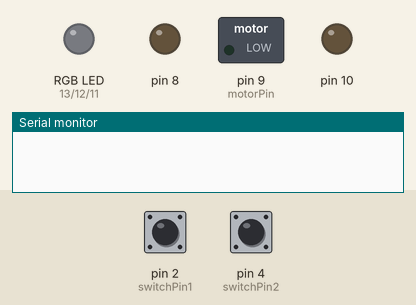
This sketch was run on a simulated Arduino Uno, built with avr-gcc and run on an emulated ATmega328P. Parts: switched loads named in the sketch (green lamp = pin HIGH), an RGB LED mixed from three pins (HIGH = lit), output pins drawn as LEDs (lit = HIGH), the last lines printed to the serial monitor. The test bench sets the inputs (shaded band); at power-on: pin 2 (switchPin1) LOW, pin 4 (switchPin2) LOW.

Above: at 1.2 s.
1.3 s: pin 2 (switchPin1) pulled HIGH for 3.2 s
At 2.1 s:
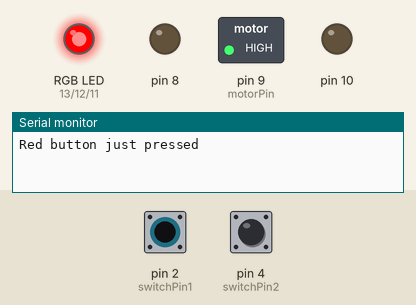
6.8 s: pin 4 (switchPin2) pulled HIGH for 0.15 s
At 7.5 s:
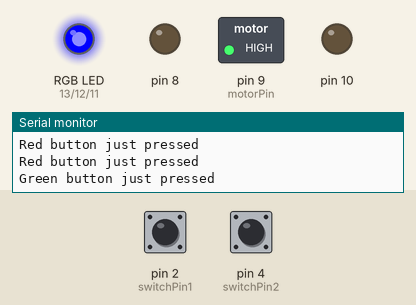
9.3 s: pin 4 (switchPin2) pulled HIGH for 3.2 s
At 13.7 s:
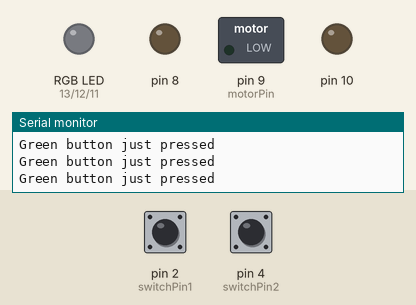
14.8 s: pin 2 (switchPin1) driven HIGH and pin 4 (switchPin2) driven HIGH
At 15.6 s:
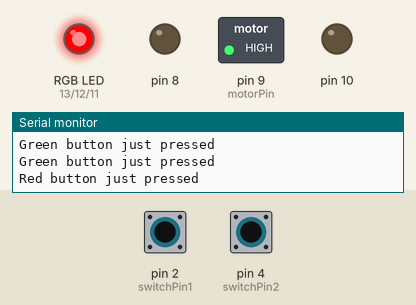
17.8 s: pin 2 (switchPin1) driven LOW
At 18.3 s:
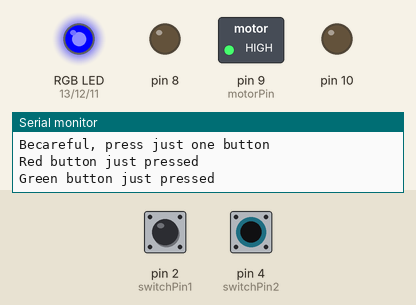
Timing chart, 0 to 20.3 s (numbered marks = the images above; inputs shaded):
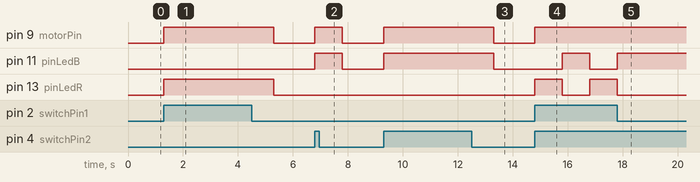

The sketch:

code_with_2_buttons_and_led_RGB.ino
```cpp
const int switchPin1 = 2;
const int switchPin2 = 4;
const int motorPin = 9;
int switchState1 = 0;
int switchState2 = 0;
int pinLedR=13; //LED RED
int pinLedG=12; //LED BLUE
int pinLedB=11; //LED GREEN
int motorDirection = 0;
int pause = 1000;
void setup() {
  Serial.begin (9600);// inicializa el puerto seria a 9600 baudios
  pinMode(motorPin, OUTPUT);
  pinMode(10,OUTPUT);
  pinMode(8,OUTPUT);
  pinMode(switchPin1, INPUT);
  pinMode(switchPin2, INPUT);
  pinMode(pinLedR, OUTPUT);
  pinMode(pinLedG, OUTPUT);
  pinMode(pinLedB, OUTPUT);
}

void loop() {
  //digitalWrite(pinLedR, LOW); //blue
  //digitalWrite(pinLedG, HIGH);
  //digitalWrite(pinLedB, LOW);
  //delay (pause);
  switchState1 = digitalRead(switchPin1);
  if (switchState1 == HIGH) {
    digitalWrite(motorPin, HIGH);
    Serial.println("Red button just pressed");
    motorDirection = !motorDirection;
    digitalWrite(pinLedR, HIGH); //red
    digitalWrite(pinLedG, LOW);
  	digitalWrite(pinLedB, LOW);
  	delay (pause);
  }
  else {
    digitalWrite(motorPin, LOW);
    digitalWrite(pinLedR, LOW); //white
    digitalWrite(pinLedG, LOW);
    digitalWrite(pinLedB, LOW);
    //delay (pause);
  }
  switchState2 = digitalRead(switchPin2);
  if (switchState2 == HIGH) {
    digitalWrite(motorPin, HIGH);
    Serial.println("Green button just pressed");
    digitalWrite(pinLedR, LOW); //green
    digitalWrite(pinLedG, LOW);
    digitalWrite(pinLedB, HIGH);
    delay (pause);
  }
  else {
    digitalWrite(motorPin, LOW);
    digitalWrite(pinLedR, LOW); //white
    digitalWrite(pinLedG, LOW);
    digitalWrite(pinLedB, LOW);
    //delay (pause);
  }
  //Security system
  switchState1 = digitalRead(switchPin1);
  switchState2 = digitalRead(switchPin2);
  if (switchState1 == HIGH && switchState2 == HIGH){
    Serial.println("Becareful, press just one button");
    digitalWrite(motorPin, LOW);
    digitalWrite(pinLedR, LOW); //white
    digitalWrite(pinLedG, LOW);
    digitalWrite(pinLedB, LOW);
  }
}

//void motorclockwise(){
  //digitalWrite(10,HIGH);
  //digitalWrite(8,LOW);
//}
//void motoranticlockwise(){
  //digitalWrite(10,LOW);
  //digitalWrite(8,HIGH);
//}
```

Measured:
- after the input at 1.3 s, pin 9 (motorPin), pin 13 (pinLedR): LOW → HIGH at once, → LOW 4.0 s later
- after the input at 6.8 s, pin 9 (motorPin), pin 11 (pinLedB): LOW → HIGH at once, → LOW 1.0 s later
- after the input at 9.3 s, pin 9 (motorPin), pin 11 (pinLedB): LOW → HIGH at once, → LOW 4.0 s later
- after the input at 14.8 s, pin 9 (motorPin): LOW → HIGH at once; pin 11 (pinLedB): LOW → HIGH after 1.0 s, → LOW 1.0 s later; pin 13 (pinLedR): LOW → HIGH at once, → LOW 1.0 s later, → HIGH 1.0 s later
- after the input at 17.8 s, pin 11 (pinLedB): goes on until 17.8 s, then stays HIGH; pin 13 (pinLedR): goes on until 17.8 s, then stays LOW
